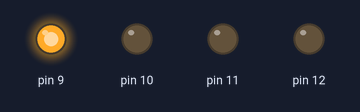
Simulated run of this sketch. Board: Arduino Uno, built with avr-gcc and run on an emulated ATmega328P. Shown: output pins drawn as LEDs (lit = HIGH).

Above: at 1.0 s.
At 12.0 s:
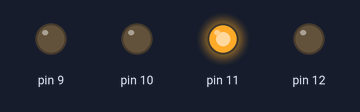
At 16.0 s:
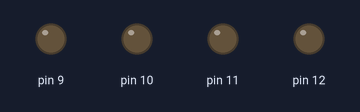
At 20.5 s:
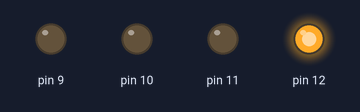
At 33.5 s:
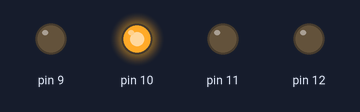
Timing chart, 0 to 36.4 s (numbered marks = the images above):
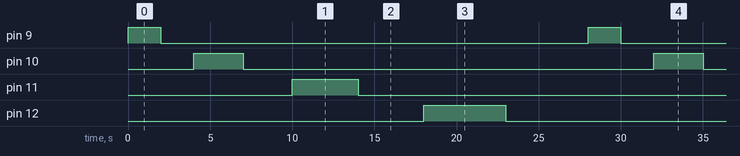

Measured:
- by itself, pin 9: alternates HIGH for 2.0 s and LOW for 26.0 s
- by itself, pin 10: alternates HIGH for 3.0 s and LOW for 25.0 s
- by itself, pin 11: alternates HIGH for 4.0 s and LOW for 24.0 s
- by itself, pin 12: alternates HIGH for 5.0 s and LOW for 23.0 s

The sketch:

frantic_curcan_jaagub1.ino
```cpp
// C++ code
//
void setup()
{
  pinMode(9, OUTPUT);
  pinMode(10, OUTPUT);
  pinMode(11, OUTPUT);
  pinMode(12, OUTPUT);
}

void loop()
{
  digitalWrite(9, HIGH);
  delay(2000); // ligado por 1000 millisegundos
  digitalWrite(9, LOW);
  delay(2000); // apagado por 1000 millisegundos)

  digitalWrite(10, HIGH);
  delay(3000); // ligado por 1000 millisegundos
  digitalWrite(10, LOW);
  delay(3000); // apagado por 1000 millisegundos)

  digitalWrite(11, HIGH);
  delay(4000); // ligado por 1000 millisegundos
  digitalWrite(11, LOW);
  delay(4000); // apagado por 1000 millisegundos)

  digitalWrite(12, HIGH);
  delay(5000); // ligado por 1000 millisegundos
  digitalWrite(12, LOW);
  delay(5000); // apagado por 1000 millisegundos)
}
```
